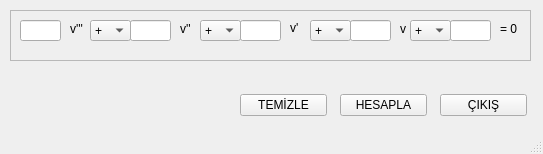
<?xml version="1.0" encoding="UTF-8"?>
<ui version="4.0">
 <class>mainWindow</class>
 <widget class="QMainWindow" name="mainWindow">
  <property name="windowModality">
   <enum>Qt::WindowModal</enum>
  </property>
  <property name="geometry">
   <rect>
    <x>0</x>
    <y>0</y>
    <width>543</width>
    <height>154</height>
   </rect>
  </property>
  <property name="sizePolicy">
   <sizepolicy hsizetype="Fixed" vsizetype="Fixed">
    <horstretch>0</horstretch>
    <verstretch>0</verstretch>
   </sizepolicy>
  </property>
  <property name="windowTitle">
   <string>simülasyon</string>
  </property>
  <property name="unifiedTitleAndToolBarOnMac">
   <bool>false</bool>
  </property>
  <widget class="QWidget" name="centralwidget">
   <widget class="QWidget" name="horizontalLayoutWidget">
    <property name="geometry">
     <rect>
      <x>440</x>
      <y>90</y>
      <width>87</width>
      <height>31</height>
     </rect>
    </property>
    <layout class="QHBoxLayout" name="horizontalLayout">
     <item>
      <widget class="QPushButton" name="pushButton">
       <property name="text">
        <string>ÇIKIŞ</string>
       </property>
      </widget>
     </item>
    </layout>
   </widget>
   <widget class="QWidget" name="horizontalLayoutWidget_2">
    <property name="geometry">
     <rect>
      <x>340</x>
      <y>90</y>
      <width>87</width>
      <height>31</height>
     </rect>
    </property>
    <layout class="QHBoxLayout" name="horizontalLayout_2">
     <item>
      <widget class="QPushButton" name="pushButton_2">
       <property name="text">
        <string>HESAPLA</string>
       </property>
      </widget>
     </item>
    </layout>
   </widget>
   <widget class="QWidget" name="horizontalLayoutWidget_3">
    <property name="geometry">
     <rect>
      <x>240</x>
      <y>90</y>
      <width>87</width>
      <height>31</height>
     </rect>
    </property>
    <layout class="QHBoxLayout" name="horizontalLayout_3">
     <item>
      <widget class="QPushButton" name="pushButton_3">
       <property name="text">
        <string>TEMİZLE</string>
       </property>
      </widget>
     </item>
    </layout>
   </widget>
   <widget class="QFrame" name="frame">
    <property name="geometry">
     <rect>
      <x>10</x>
      <y>10</y>
      <width>521</width>
      <height>51</height>
     </rect>
    </property>
    <property name="frameShape">
     <enum>QFrame::StyledPanel</enum>
    </property>
    <property name="frameShadow">
     <enum>QFrame::Raised</enum>
    </property>
    <widget class="QLabel" name="label">
     <property name="geometry">
      <rect>
       <x>60</x>
       <y>10</y>
       <width>21</width>
       <height>17</height>
      </rect>
     </property>
     <property name="text">
      <string>v'''</string>
     </property>
    </widget>
    <widget class="QComboBox" name="comboBox">
     <property name="geometry">
      <rect>
       <x>80</x>
       <y>10</y>
       <width>41</width>
       <height>21</height>
      </rect>
     </property>
     <property name="sizePolicy">
      <sizepolicy hsizetype="Fixed" vsizetype="Fixed">
       <horstretch>0</horstretch>
       <verstretch>0</verstretch>
      </sizepolicy>
     </property>
     <property name="toolTip">
      <string>&lt;!DOCTYPE HTML PUBLIC &quot;-//W3C//DTD HTML 4.0//EN&quot; &quot;http://www.w3.org/TR/REC-html40/strict.dtd&quot;&gt;
&lt;html&gt;&lt;head&gt;&lt;meta name=&quot;qrichtext&quot; content=&quot;1&quot; /&gt;&lt;style type=&quot;text/css&quot;&gt;
p, li { white-space: pre-wrap; }
&lt;/style&gt;&lt;/head&gt;&lt;body style=&quot; font-family:'Ubuntu'; font-size:11pt; font-weight:400; font-style:normal;&quot;&gt;
&lt;p align=&quot;center&quot; style=&quot;-qt-paragraph-type:empty; margin-top:0px; margin-bottom:0px; margin-left:0px; margin-right:0px; -qt-block-indent:0; text-indent:0px;&quot;&gt;&lt;br /&gt;&lt;/p&gt;&lt;/body&gt;&lt;/html&gt;</string>
     </property>
     <property name="inputMethodHints">
      <set>Qt::ImhNone</set>
     </property>
     <property name="currentText">
      <string>+</string>
     </property>
     <property name="currentIndex">
      <number>0</number>
     </property>
     <item>
      <property name="text">
       <string>+</string>
      </property>
     </item>
     <item>
      <property name="text">
       <string>-</string>
      </property>
     </item>
    </widget>
    <widget class="QLabel" name="label_2">
     <property name="geometry">
      <rect>
       <x>170</x>
       <y>10</y>
       <width>21</width>
       <height>17</height>
      </rect>
     </property>
     <property name="text">
      <string>v''</string>
     </property>
    </widget>
    <widget class="QComboBox" name="comboBox_2">
     <property name="geometry">
      <rect>
       <x>190</x>
       <y>10</y>
       <width>41</width>
       <height>21</height>
      </rect>
     </property>
     <item>
      <property name="text">
       <string>+</string>
      </property>
     </item>
     <item>
      <property name="text">
       <string>-</string>
      </property>
     </item>
    </widget>
    <widget class="QLabel" name="label_3">
     <property name="geometry">
      <rect>
       <x>280</x>
       <y>10</y>
       <width>16</width>
       <height>16</height>
      </rect>
     </property>
     <property name="text">
      <string>v'</string>
     </property>
    </widget>
    <widget class="QComboBox" name="comboBox_3">
     <property name="geometry">
      <rect>
       <x>300</x>
       <y>10</y>
       <width>41</width>
       <height>21</height>
      </rect>
     </property>
     <item>
      <property name="text">
       <string>+</string>
      </property>
     </item>
     <item>
      <property name="text">
       <string>-</string>
      </property>
     </item>
    </widget>
    <widget class="QLabel" name="label_4">
     <property name="geometry">
      <rect>
       <x>390</x>
       <y>10</y>
       <width>16</width>
       <height>17</height>
      </rect>
     </property>
     <property name="text">
      <string>v</string>
     </property>
    </widget>
    <widget class="QComboBox" name="comboBox_4">
     <property name="geometry">
      <rect>
       <x>400</x>
       <y>10</y>
       <width>41</width>
       <height>21</height>
      </rect>
     </property>
     <item>
      <property name="text">
       <string>+</string>
      </property>
     </item>
     <item>
      <property name="text">
       <string>-</string>
      </property>
     </item>
    </widget>
    <widget class="QLabel" name="label_5">
     <property name="geometry">
      <rect>
       <x>490</x>
       <y>10</y>
       <width>21</width>
       <height>17</height>
      </rect>
     </property>
     <property name="text">
      <string>= 0</string>
     </property>
    </widget>
    <widget class="QLineEdit" name="lineEdit">
     <property name="geometry">
      <rect>
       <x>10</x>
       <y>10</y>
       <width>41</width>
       <height>21</height>
      </rect>
     </property>
     <property name="text">
      <string/>
     </property>
    </widget>
    <widget class="QLineEdit" name="lineEdit_2">
     <property name="geometry">
      <rect>
       <x>120</x>
       <y>10</y>
       <width>41</width>
       <height>21</height>
      </rect>
     </property>
    </widget>
    <widget class="QLineEdit" name="lineEdit_3">
     <property name="geometry">
      <rect>
       <x>230</x>
       <y>10</y>
       <width>41</width>
       <height>21</height>
      </rect>
     </property>
    </widget>
    <widget class="QLineEdit" name="lineEdit_4">
     <property name="geometry">
      <rect>
       <x>340</x>
       <y>10</y>
       <width>41</width>
       <height>21</height>
      </rect>
     </property>
    </widget>
    <widget class="QLineEdit" name="lineEdit_5">
     <property name="geometry">
      <rect>
       <x>440</x>
       <y>10</y>
       <width>41</width>
       <height>21</height>
      </rect>
     </property>
    </widget>
   </widget>
  </widget>
  <widget class="QStatusBar" name="statusbar"/>
 </widget>
 <resources/>
 <connections>
  <connection>
   <sender>pushButton_3</sender>
   <signal>clicked()</signal>
   <receiver>lineEdit</receiver>
   <slot>clear()</slot>
   <hints>
    <hint type="sourcelabel">
     <x>277</x>
     <y>107</y>
    </hint>
    <hint type="destinationlabel">
     <x>37</x>
     <y>33</y>
    </hint>
   </hints>
  </connection>
  <connection>
   <sender>pushButton_3</sender>
   <signal>clicked()</signal>
   <receiver>lineEdit_2</receiver>
   <slot>clear()</slot>
   <hints>
    <hint type="sourcelabel">
     <x>275</x>
     <y>99</y>
    </hint>
    <hint type="destinationlabel">
     <x>151</x>
     <y>37</y>
    </hint>
   </hints>
  </connection>
  <connection>
   <sender>pushButton_3</sender>
   <signal>clicked()</signal>
   <receiver>lineEdit_3</receiver>
   <slot>clear()</slot>
   <hints>
    <hint type="sourcelabel">
     <x>313</x>
     <y>109</y>
    </hint>
    <hint type="destinationlabel">
     <x>270</x>
     <y>32</y>
    </hint>
   </hints>
  </connection>
  <connection>
   <sender>pushButton_3</sender>
   <signal>clicked()</signal>
   <receiver>lineEdit_4</receiver>
   <slot>clear()</slot>
   <hints>
    <hint type="sourcelabel">
     <x>325</x>
     <y>98</y>
    </hint>
    <hint type="destinationlabel">
     <x>370</x>
     <y>31</y>
    </hint>
   </hints>
  </connection>
  <connection>
   <sender>pushButton_3</sender>
   <signal>clicked()</signal>
   <receiver>lineEdit_5</receiver>
   <slot>clear()</slot>
   <hints>
    <hint type="sourcelabel">
     <x>295</x>
     <y>117</y>
    </hint>
    <hint type="destinationlabel">
     <x>465</x>
     <y>33</y>
    </hint>
   </hints>
  </connection>
  <connection>
   <sender>pushButton</sender>
   <signal>clicked()</signal>
   <receiver>mainWindow</receiver>
   <slot>close()</slot>
   <hints>
    <hint type="sourcelabel">
     <x>468</x>
     <y>100</y>
    </hint>
    <hint type="destinationlabel">
     <x>493</x>
     <y>70</y>
    </hint>
   </hints>
  </connection>
 </connections>
</ui>
